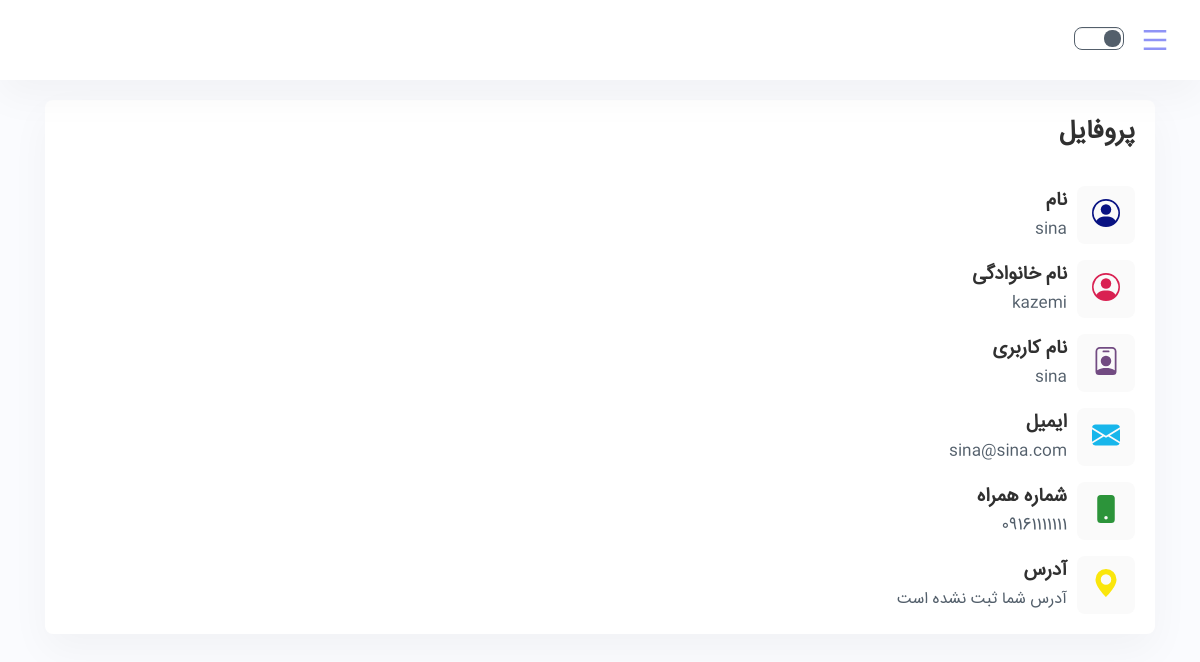
Page /user-profile-admin/sina on the committed database.
### DongLand/models.py (models this page shows)
class User(AbstractUser):
    phone_number = models.CharField(max_length=100)
    address = models.CharField(max_length=200)

### DongLand/views.py (the view)
# urls.py: path('user-profile-admin/<username>', views.user_profile_admin, name='user_profile_admin'),
def user_profile_admin(request, username):
    list(messages.get_messages(request))
    user = User.objects.get(username=username)
    return render(request, "user_profile_admin.html", {"user": user})

### templates/user_profile_admin.html (shortened to what this page needs)
{% extends "admin_base.html" %}
{% load static %}
{% block content %}
    <div class="col-lg-12 col-md-12">
        <div class="card card-block card-stretch card-height">
            <div class="card-header">
                <div class="header-title">
                    <h4 class="card-title">پروفایل</h4>
                </div>
            </div>
            <div class="card-body">
                <ul class="list-inline p-0 m-0">
                    <li class="d-flex align-items-center mb-3">
                        <div class="profile-icon iq-icon-box rounded-small bg-light svg-danger text-center">
                        </div>
                        <div class="pl-3">
                            <h5>نام</h5>
                            <p class="mb-0">
                                {% if user.first_name %}
                                    {{ user.first_name }}
                                {% else %}
                                    نام شما ثبت نشده است
                                {% endif %}
                            </p>
                        </div>
                    </li>
                    <li class="d-flex align-items-center mb-3">
                        <div class="profile-icon iq-icon-box rounded-small bg-light svg-danger text-center">
                        </div>
                        <div class="pl-3">
                            <h5>نام خانوادگی</h5>
                            <p class="mb-0">
                                {% if user.last_name %}
                                    {{ user.last_name }}
                                {% else %}
                                    نام خانوادگی شما ثبت نشده است
                                {% endif %}
                            </p>
                        </div>
                    </li>
                    <li class="d-flex align-items-center mb-3">
                        <div class="profile-icon iq-icon-box rounded-small  bg-light svg-primary text-center">
                        </div>
                        <div class="pl-3">
                            <h5>نام کاربری</h5>
                            <p class="mb-0">
                                {% if user.username %}
                                    {{ user.username }}
                                {% else %}
                                    نام کاربری شما ثبت نشده است
                                {% endif %}
                            </p>
                        </div>
                    </li>
                    <li class="d-flex align-items-center mb-3">
                        <div class="profile-icon iq-icon-box rounded-small bg-light svg-warning text-center">
                        </div>
                        <div class="pl-3">
                            <h5>ایمیل</h5>
                            <p class="mb-0">
                                {% if user.email %}
                                    {{ user.email }}
                                {% else %}
                                    ایمیل شما ثبت نشده است
                                {% endif %}
                            </p>
                        </div>
                    </li>
                    <li class="d-flex align-items-center mb-3">
                        <div class="profile-icon iq-icon-box rounded-small  bg-light svg-success text-center">
                            <svg xmlns="http://www.w3.org/2000/svg" width="28" height="28" fill="#2c943a"
                                 class="bi bi-phone-fill" viewBox="0 0 16 16">
                                <path d="M3 2a2 2 0 0 1 2-2h6a2 2 0 0 1 2 2v12a2 2 0 0 1-2 2H5a2 2 0 0 1-2-2V2zm6 11a1 1 0 1 0-2 0 1 1 0 0 0 2 0z"/>
                            </svg>
                        </div>
                        <div class="pl-3">
                            <h5>شماره همراه</h5>
                            <p class="mb-0">
                                {% if user.phone_number %}
                                    {{ user.phone_number }}
                                {% else %}
                                    شماره همراه شما ثبت نشده است
                                {% endif %}
                            </p>
                        </div>
                    </li>
                    <li class="d-flex align-items-center">
                        <div class="profile-icon iq-icon-box rounded-small  bg-light svg-info text-center">
                            <svg xmlns="http://www.w3.org/2000/svg" width="28" height="28" fill="#fae60c"
                                 class="bi bi-geo-alt-fill" viewBox="0 0 16 16">
                                <path d="M8 16s6-5.686 6-10A6 6 0 0 0 2 6c0 4.314 6 10 6 10zm0-7a3 3 0 1 1 0-6 3 3 0 0 1 0 6z"/>
                            </svg>
                        </div>
                        <div class="pl-3">
                            <h5>آدرس</h5>
                            <p class="mb-0">
                                {% if user.address %}
                                    {{ user.address }}
                                {% else %}
                                    آدرس شما ثبت نشده است
                                {% endif %}
                            </p>
                        </div>
                    </li>
                </ul>
            </div>
        </div>
    </div>
{% endblock %}

### rows in the picture
User: first_name "sina", last_name "kazemi", username "sina", email "sina@sina.com", phone_number "09161111111"
